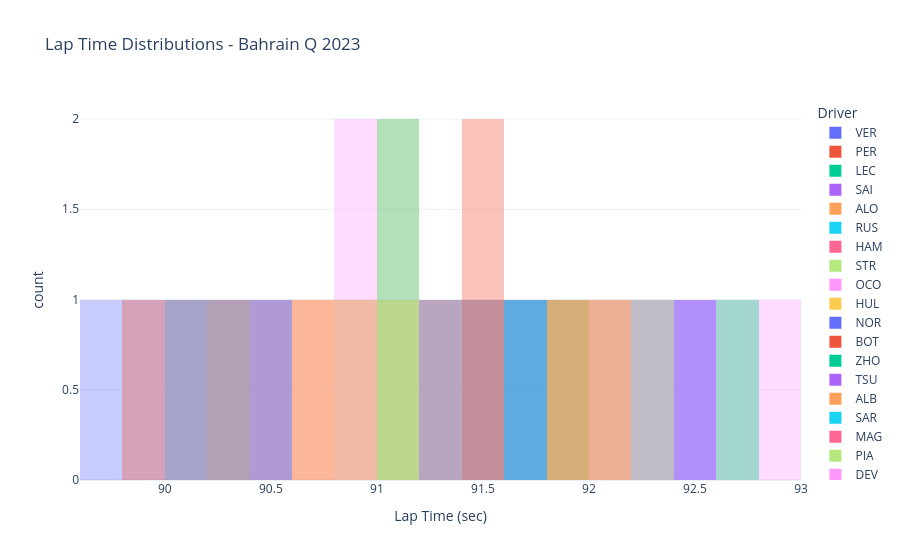

The notebook cell saved with this chart:
### Code cell
clean_laps = laps.pick_quicklaps()
df = clean_laps.copy()
df["LapTimeSec"] = df["LapTime"].dt.total_seconds()

fig = px.histogram(
    df,
    x="LapTimeSec",
    color="Driver",
    nbins=20,
    barmode="overlay",
    opacity=0.35,
    labels={"LapTimeSec": "Lap Time (sec)"},
    title="Lap Time Distributions - Bahrain Q 2023",
)
fig.update_layout(template="plotly_white")
fig.show()

### Figure 1 — Plotly figure (JSON) as saved in the notebook; plotly's stock layout.template omitted (floating-point values rounded to 4 significant figures)
{"data": [{"bingroup": "x", "hovertemplate": "Driver=VER<br>Lap Time (sec)=%{x}<br>count=%{y}<extra></extra>", "legendgroup": "VER", "marker": {"color": "#636efa", "opacity": 0.35, "pattern": {"shape": ""}}, "name": "VER", "nbinsx": 20, "orientation": "v", "showlegend": true, "type": "histogram", "x": [91.3, 90.5, 89.9, 89.71], "xaxis": "x", "yaxis": "y"}, {"bingroup": "x", "hovertemplate": "Driver=PER<br>Lap Time (sec)=%{x}<br>count=%{y}<extra></extra>", "legendgroup": "PER", "marker": {"color": "#EF553B", "opacity": 0.35, "pattern": {"shape": ""}}, "name": "PER", "nbinsx": 20, "orientation": "v", "showlegend": true, "type": "histogram", "x": [91.48, 90.75, 90.13, 89.85], "xaxis": "x", "yaxis": "y"}, {"bingroup": "x", "hovertemplate": "Driver=LEC<br>Lap Time (sec)=%{x}<br>count=%{y}<extra></extra>", "legendgroup": "LEC", "marker": {"color": "#00cc96", "opacity": 0.35, "pattern": {"shape": ""}}, "name": "LEC", "nbinsx": 20, "orientation": "v", "showlegend": true, "type": "histogram", "x": [91.09, 91.7, 90.28, 90.0], "xaxis": "x", "yaxis": "y"}, {"bingroup": "x", "hovertemplate": "Driver=SAI<br>Lap Time (sec)=%{x}<br>count=%{y}<extra></extra>", "legendgroup": "SAI", "marker": {"color": "#ab63fa", "opacity": 0.35, "pattern": {"shape": ""}}, "name": "SAI", "nbinsx": 20, "orientation": "v", "showlegend": true, "type": "histogram", "x": [92.41, 90.99, 91.46, 90.52, 90.36, 90.15], "xaxis": "x", "yaxis": "y"}, {"bingroup": "x", "hovertemplate": "Driver=ALO<br>Lap Time (sec)=%{x}<br>count=%{y}<extra></extra>", "legendgroup": "ALO", "marker": {"color": "#FFA15A", "opacity": 0.35, "pattern": {"shape": ""}}, "name": "ALO", "nbinsx": 20, "orientation": "v", "showlegend": true, "type": "histogram", "x": [91.16, 91.23, 91.09, 90.64, 90.34], "xaxis": "x", "yaxis": "y"}, {"bingroup": "x", "hovertemplate": "Driver=RUS<br>Lap Time (sec)=%{x}<br>count=%{y}<extra></extra>", "legendgroup": "RUS", "marker": {"color": "#19d3f3", "opacity": 0.35, "pattern": {"shape": ""}}, "name": "RUS", "nbinsx": 20, "orientation": "v", "showlegend": true, "type": "histogram", "x": [91.06, 91.72, 91.09, 90.51, 90.34], "xaxis": "x", "yaxis": "y"}, {"bingroup": "x", "hovertemplate": "Driver=HAM<br>Lap Time (sec)=%{x}<br>count=%{y}<extra></extra>", "legendgroup": "HAM", "marker": {"color": "#FF6692", "opacity": 0.35, "pattern": {"shape": ""}}, "name": "HAM", "nbinsx": 20, "orientation": "v", "showlegend": true, "type": "histogram", "x": [91.54, 91.65, 90.9, 90.51, 90.38], "xaxis": "x", "yaxis": "y"}, {"bingroup": "x", "hovertemplate": "Driver=STR<br>Lap Time (sec)=%{x}<br>count=%{y}<extra></extra>", "legendgroup": "STR", "marker": {"color": "#B6E880", "opacity": 0.35, "pattern": {"shape": ""}}, "name": "STR", "nbinsx": 20, "orientation": "v", "showlegend": true, "type": "histogram", "x": [91.62, 91.18, 92.31, 91.13, 91.93, 90.84], "xaxis": "x", "yaxis": "y"}, {"bingroup": "x", "hovertemplate": "Driver=OCO<br>Lap Time (sec)=%{x}<br>count=%{y}<extra></extra>", "legendgroup": "OCO", "marker": {"color": "#FF97FF", "opacity": 0.35, "pattern": {"shape": ""}}, "name": "OCO", "nbinsx": 20, "orientation": "v", "showlegend": true, "type": "histogram", "x": [91.69, 91.51, 92.37, 90.91, 90.98], "xaxis": "x", "yaxis": "y"}, {"bingroup": "x", "hovertemplate": "Driver=HUL<br>Lap Time (sec)=%{x}<br>count=%{y}<extra></extra>", "legendgroup": "HUL", "marker": {"color": "#FECB52", "opacity": 0.35, "pattern": {"shape": ""}}, "name": "HUL", "nbinsx": 20, "orientation": "v", "showlegend": true, "type": "histogram", "x": [92.36, 91.2, 91.93, 90.81, 91.06], "xaxis": "x", "yaxis": "y"}, {"bingroup": "x", "hovertemplate": "Driver=NOR<br>Lap Time (sec)=%{x}<br>count=%{y}<extra></extra>", "legendgroup": "NOR", "marker": {"color": "#636efa", "opacity": 0.35, "pattern": {"shape": ""}}, "name": "NOR", "nbinsx": 20, "orientation": "v", "showlegend": true, "type": "histogram", "x": [92.56, 91.65, 92.19, 91.38], "xaxis": "x", "yaxis": "y"}, {"bingroup": "x", "hovertemplate": "Driver=BOT<br>Lap Time (sec)=%{x}<br>count=%{y}<extra></extra>", "legendgroup": "BOT", "marker": {"color": "#EF553B", "opacity": 0.35, "pattern": {"shape": ""}}, "name": "BOT", "nbinsx": 20, "orientation": "v", "showlegend": true, "type": "histogram", "x": [91.95, 91.5, 92.17, 91.44], "xaxis": "x", "yaxis": "y"}, {"bingroup": "x", "hovertemplate": "Driver=ZHO<br>Lap Time (sec)=%{x}<br>count=%{y}<extra></extra>", "legendgroup": "ZHO", "marker": {"color": "#00cc96", "opacity": 0.35, "pattern": {"shape": ""}}, "name": "ZHO", "nbinsx": 20, "orientation": "v", "showlegend": true, "type": "histogram", "x": [91.95, 91.61, 92.23, 91.47], "xaxis": "x", "yaxis": "y"}, {"bingroup": "x", "hovertemplate": "Driver=TSU<br>Lap Time (sec)=%{x}<br>count=%{y}<extra></extra>", "legendgroup": "TSU", "marker": {"color": "#ab63fa", "opacity": 0.35, "pattern": {"shape": ""}}, "name": "TSU", "nbinsx": 20, "orientation": "v", "showlegend": true, "type": "histogram", "x": [92.13, 91.75, 91.4, 92.72, 92.51], "xaxis": "x", "yaxis": "y"}, {"bingroup": "x", "hovertemplate": "Driver=ALB<br>Lap Time (sec)=%{x}<br>count=%{y}<extra></extra>", "legendgroup": "ALB", "marker": {"color": "#FFA15A", "opacity": 0.35, "pattern": {"shape": ""}}, "name": "ALB", "nbinsx": 20, "orientation": "v", "showlegend": true, "type": "histogram", "x": [92.09, 91.46], "xaxis": "x", "yaxis": "y"}, {"bingroup": "x", "hovertemplate": "Driver=SAR<br>Lap Time (sec)=%{x}<br>count=%{y}<extra></extra>", "legendgroup": "SAR", "marker": {"color": "#19d3f3", "opacity": 0.35, "pattern": {"shape": ""}}, "name": "SAR", "nbinsx": 20, "orientation": "v", "showlegend": true, "type": "histogram", "x": [92.67, 91.65], "xaxis": "x", "yaxis": "y"}, {"bingroup": "x", "hovertemplate": "Driver=MAG<br>Lap Time (sec)=%{x}<br>count=%{y}<extra></extra>", "legendgroup": "MAG", "marker": {"color": "#FF6692", "opacity": 0.35, "pattern": {"shape": ""}}, "name": "MAG", "nbinsx": 20, "orientation": "v", "showlegend": true, "type": "histogram", "x": [92.07, 91.89], "xaxis": "x", "yaxis": "y"}, {"bingroup": "x", "hovertemplate": "Driver=PIA<br>Lap Time (sec)=%{x}<br>count=%{y}<extra></extra>", "legendgroup": "PIA", "marker": {"color": "#B6E880", "opacity": 0.35, "pattern": {"shape": ""}}, "name": "PIA", "nbinsx": 20, "orientation": "v", "showlegend": true, "type": "histogram", "x": [92.63, 92.1], "xaxis": "x", "yaxis": "y"}, {"bingroup": "x", "hovertemplate": "Driver=DEV<br>Lap Time (sec)=%{x}<br>count=%{y}<extra></extra>", "legendgroup": "DEV", "marker": {"color": "#FF97FF", "opacity": 0.35, "pattern": {"shape": ""}}, "name": "DEV", "nbinsx": 20, "orientation": "v", "showlegend": true, "type": "histogram", "x": [92.85, 92.12, 92.28], "xaxis": "x", "yaxis": "y"}, {"bingroup": "x", "hovertemplate": "Driver=GAS<br>Lap Time (sec)=%{x}<br>count=%{y}<extra></extra>", "legendgroup": "GAS", "marker": {"color": "#FECB52", "opacity": 0.35, "pattern": {"shape": ""}}, "name": "GAS", "nbinsx": 20, "orientation": "v", "showlegend": true, "type": "histogram", "x": [92.18, 91.82], "xaxis": "x", "yaxis": "y"}], "layout": {"barmode": "overlay", "legend": {"title": {"text": "Driver"}, "tracegroupgap": 0}, "title": {"text": "Lap Time Distributions - Bahrain Q 2023"}, "xaxis": {"anchor": "y", "domain": [0, 1], "title": {"text": "Lap Time (sec)"}}, "yaxis": {"anchor": "x", "domain": [0, 1], "title": {"text": "count"}}}}
